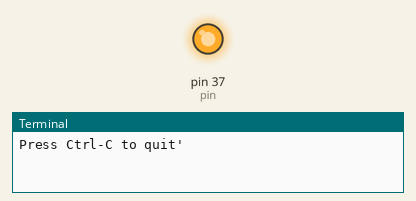
This program was run on a simulated Raspberry Pi (header pin numbers). Shown: output pins drawn as LEDs (lit = HIGH), the last lines printed to the terminal. At 1.0 s the program stops and its outputs stay as they are.

Above: at 0.1 s.
At 1.1 s:
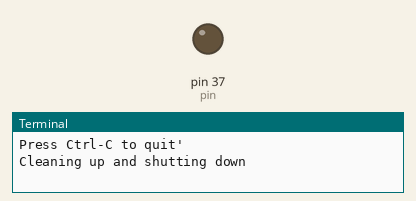
Timing chart, 0 to 2.5 s (numbered marks = the images above):
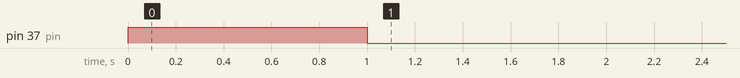

The program:

activebuzzer.py
```python
import RPi.GPIO as GPIO
import time

def main():
    pin = 37

    GPIO.setmode(GPIO.BOARD)
    GPIO.setup(pin, GPIO.OUT)
    GPIO.output(pin, GPIO.LOW)

    print("Press Ctrl-C to quit'")

    try:
        GPIO.output(pin, GPIO.HIGH)
        time.sleep(1)
        GPIO.output(pin, GPIO.LOW)
    except KeyboardInterrupt:
        print("Program shut down by user")
    finally:
        GPIO.cleanup()
        print("Cleaning up and shutting down")

if __name__ == "__main__":
    main()
```

Measured:
- by itself, pin 37 (pin): LOW → HIGH at 0.00 s, → LOW 1.0 s later
